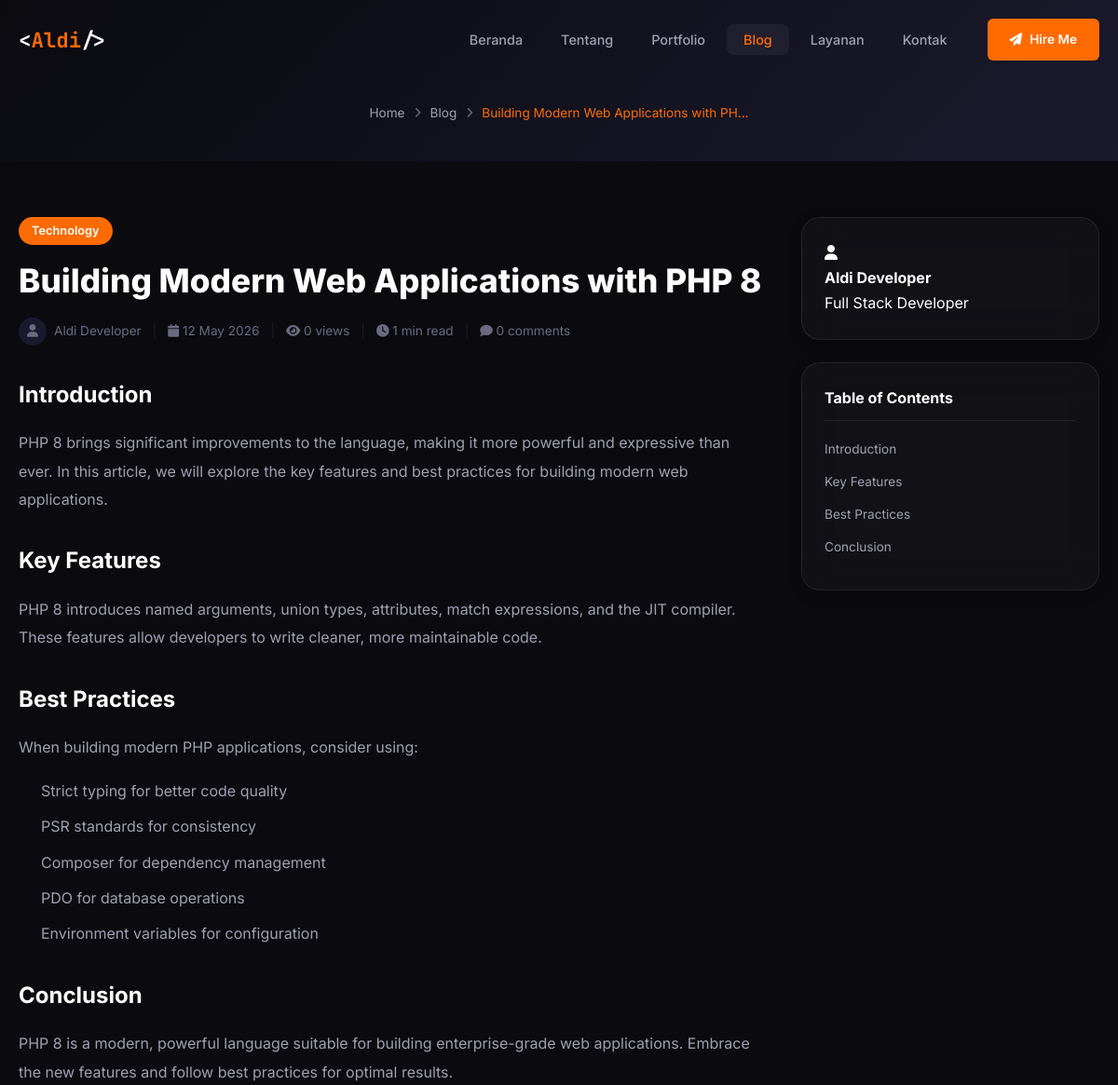
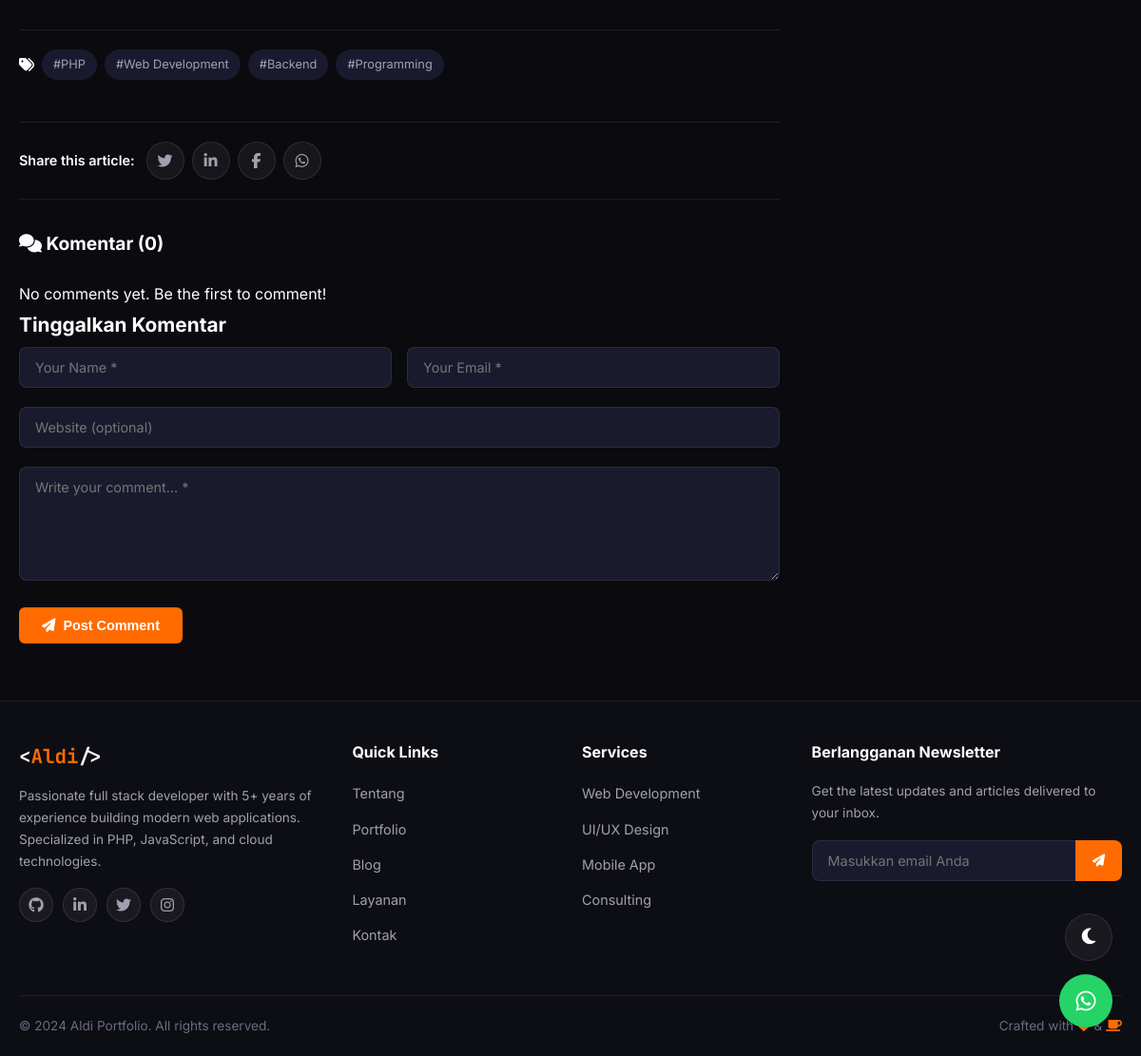
Screenshot of /blog/detail/building-modern-web-applications-php-8 with the database file from the repository (2 pictures, top to bottom).
### tables this page shows
CREATE TABLE IF NOT EXISTS `blogs` (
    `id` INT UNSIGNED AUTO_INCREMENT PRIMARY KEY,
    `category_id` INT UNSIGNED DEFAULT NULL,
    `user_id` INT UNSIGNED DEFAULT NULL,
    `title` VARCHAR(200) NOT NULL,
    `slug` VARCHAR(220) NOT NULL UNIQUE,
    `excerpt` VARCHAR(500) DEFAULT NULL,
    `content` LONGTEXT NOT NULL,
    `thumbnail` VARCHAR(255) DEFAULT NULL,
    `tags` VARCHAR(500) DEFAULT NULL,
    `meta_title` VARCHAR(200) DEFAULT NULL,
    `meta_description` VARCHAR(300) DEFAULT NULL,
    `status` ENUM('draft', 'published', 'archived') DEFAULT 'draft',
    `is_featured` TINYINT(1) DEFAULT 0,
    `views` INT UNSIGNED DEFAULT 0,
    `published_at` DATETIME DEFAULT NULL,
    `created_at` TIMESTAMP DEFAULT CURRENT_TIMESTAMP,
    `updated_at` TIMESTAMP DEFAULT CURRENT_TIMESTAMP ON UPDATE CURRENT_TIMESTAMP,
    FOREIGN KEY (`category_id`) REFERENCES `categories`(`id`) ON DELETE SET NULL,
    FOREIGN KEY (`user_id`) REFERENCES `users`(`id`) ON DELETE SET NULL
);

CREATE TABLE IF NOT EXISTS `categories` (
    `id` INT UNSIGNED AUTO_INCREMENT PRIMARY KEY,
    `name` VARCHAR(100) NOT NULL,
    `slug` VARCHAR(120) NOT NULL UNIQUE,
    `type` ENUM('project', 'blog') NOT NULL DEFAULT 'project',
    `description` TEXT DEFAULT NULL,
    `color` VARCHAR(7) DEFAULT '#0066ff',
    `icon` VARCHAR(50) DEFAULT NULL,
    `sort_order` INT DEFAULT 0,
    `is_active` TINYINT(1) DEFAULT 1,
    `created_at` TIMESTAMP DEFAULT CURRENT_TIMESTAMP
);

CREATE TABLE IF NOT EXISTS `users` (
    `id` INT UNSIGNED AUTO_INCREMENT PRIMARY KEY,
    `username` VARCHAR(50) NOT NULL UNIQUE,
    `email` VARCHAR(100) NOT NULL UNIQUE,
    `password` VARCHAR(255) NOT NULL,
    `full_name` VARCHAR(100) NOT NULL,
    `avatar` VARCHAR(255) DEFAULT NULL,
    `role` ENUM('admin', 'editor') DEFAULT 'admin',
    `is_active` TINYINT(1) DEFAULT 1,
    `login_attempts` INT DEFAULT 0,
    `locked_until` DATETIME DEFAULT NULL,
    `last_login` DATETIME DEFAULT NULL,
    `remember_token` VARCHAR(255) DEFAULT NULL,
    `created_at` TIMESTAMP DEFAULT CURRENT_TIMESTAMP,
    `updated_at` TIMESTAMP DEFAULT CURRENT_TIMESTAMP ON UPDATE CURRENT_TIMESTAMP
);

### pages/blog-detail.php (the view, shortened to what the rows shown need)
<?php
$slug = get('slug') ?: '';
try {
    $post = db()->fetch(
        "SELECT b.*, c.name as category_name, c.slug as category_slug, u.full_name as author_name, u.avatar as author_avatar
         FROM blogs b
         LEFT JOIN categories c ON b.category_id = c.id
         LEFT JOIN users u ON b.user_id = u.id
         WHERE b.slug = ? AND b.status = 'published'",
        [$slug]
    );
} catch (Exception $e) {
    $post = null;
}
try {
    $comments = db()->fetchAll(
        "SELECT * FROM comments WHERE blog_id = ? AND is_approved = 1 AND parent_id IS NULL ORDER BY created_at DESC",
        [$post['id']]
    );
    $commentCount = db()->count('comments', 'blog_id = ? AND is_approved = 1', [$post['id']]);
} catch (Exception $e) {
    $comments = [];
    $commentCount = 0;
}
include TEMPLATES_PATH . '/header.php';
?>
<section class="page-header page-header-compact">
    <div class="container">
        <div class="breadcrumb" data-aos="fade-up">
            <a href="<?= baseUrl() ?>">Home</a>
            <span class="separator"><i class="fas fa-chevron-right"></i></span>
            <a href="<?= baseUrl('blog') ?>">Blog</a>
            <span class="separator"><i class="fas fa-chevron-right"></i></span>
            <span class="current"><?= truncateText(xssClean($post['title']), 40) ?></span>
        </div>
    </div>
</section>
<section class="section blog-detail-section">
    <div class="container">
        <div class="blog-detail-layout">
            <article class="blog-detail-main">
                <header class="article-header" data-aos="fade-up">
                    <a href="<?= baseUrl('blog?category=' . $post['category_slug']) ?>" class="article-category">
                        <?= xssClean($post['category_name'] ?? 'Article') ?>
                    </a>
                    <h1 class="article-title"><?= xssClean($post['title']) ?></h1>
                    <div class="article-meta">
                        <div class="author-info">
                            <div class="author-avatar-small">
                                <?php if (!empty($post['author_avatar'])): ?>
                                <img src="<?= uploadUrl($post['author_avatar']) ?>" alt="<?= xssClean($post['author_name']) ?>">
                                <?php else: ?>
                                <i class="fas fa-user"></i>
                                <?php endif; ?>
                            </div>
                            <span><?= xssClean($post['author_name'] ?? 'Admin') ?></span>
                        </div>
                        <span class="meta-separator">|</span>
                        <span><i class="fas fa-calendar"></i> <?= formatDate($post['published_at'], 'd M Y') ?></span>
                        <span class="meta-separator">|</span>
                        <span><i class="fas fa-eye"></i> <?= formatNumber($post['views']) ?> views</span>
                        <span class="meta-separator">|</span>
                        <span><i class="fas fa-clock"></i> <?= readingTime($post['content']) ?> min read</span>
                        <span class="meta-separator">|</span>
                        <span><i class="fas fa-comment"></i> <?= $commentCount ?> comments</span>
                    </div>
                </header>
                <div class="article-content" data-aos="fade-up">
                    <?= $post['content'] ?>
                </div>
                <?php if (!empty($post['tags'])): ?>
                <div class="article-tags" data-aos="fade-up">
                    <i class="fas fa-tags"></i>
                    <?php foreach (explode(',', $post['tags']) as $tag): ?>
                    <a href="<?= baseUrl('blog?tag=' . urlencode(trim($tag))) ?>" class="tag-item">
                        #<?= xssClean(trim($tag)) ?>
                    </a>
                    <?php endforeach; ?>
                </div>
                <?php endif; ?>
                <div class="article-share" data-aos="fade-up">
                    <span class="share-label">Share this article:</span>
                    <div class="share-buttons">
                        <a href="https://twitter.com/intent/tweet?url=<?= urlencode(baseUrl('blog/detail/' . $post['slug'])) ?>&text=<?= urlencode($post['title']) ?>"
                           target="_blank" class="share-btn twitter"><i class="fab fa-twitter"></i></a>
                        <a href="https://www.linkedin.com/sharing/share-offsite/?url=<?= urlencode(baseUrl('blog/detail/' . $post['slug'])) ?>"
                           target="_blank" class="share-btn linkedin"><i class="fab fa-linkedin-in"></i></a>
                        <a href="https://www.facebook.com/sharer/sharer.php?u=<?= urlencode(baseUrl('blog/detail/' . $post['slug'])) ?>"
                           target="_blank" class="share-btn facebook"><i class="fab fa-facebook-f"></i></a>
                        <a href="https://wa.me/?text=<?= urlencode($post['title'] . ' - ' . baseUrl('blog/detail/' . $post['slug'])) ?>"
                           target="_blank" class="share-btn whatsapp"><i class="fab fa-whatsapp"></i></a>
                    </div>
                </div>
                <div class="comments-section" id="comments" data-aos="fade-up">
                    <h3 class="comments-title">
                        <i class="fas fa-comments"></i> <?= lang('blog_comments') ?> (<?= $commentCount ?>)
                    </h3>
                    <div class="comments-list">
                        <?php if (empty($comments)): ?>
                        <p class="no-comments">No comments yet. Be the first to comment!</p>
                        <?php endif; ?>
                    </div>
                    <div class="comment-form-wrapper">
                        <h4 class="form-title"><?= lang('blog_leave_comment') ?></h4>
                        <form class="comment-form" id="comment-form" data-blog-id="<?= $post['id'] ?>">
                            <div class="form-row">
                                <div class="form-group">
                                    <input type="text" name="name" placeholder="Your Name *" required>
                                </div>
                                <div class="form-group">
                                    <input type="email" name="email" placeholder="Your Email *" required>
                                </div>
                            </div>
                            <div class="form-group">
                                <input type="url" name="website" placeholder="Website (optional)">
                            </div>
                            <div class="form-group">
                                <textarea name="content" rows="5" placeholder="Write your comment... *" required></textarea>
                            </div>
                            <button type="submit" class="btn btn-primary">
                                <i class="fas fa-paper-plane"></i> Post Comment
                            </button>
                        </form>
                    </div>
                </div>
            </article>
            <aside class="blog-sidebar">
                <div class="sidebar-widget glass author-widget" data-aos="fade-left">
                    <div class="author-card">
                        <div class="author-avatar-large">
                            <?php if (!empty($post['author_avatar'])): ?>
                            <img src="<?= uploadUrl($post['author_avatar']) ?>" alt="<?= xssClean($post['author_name']) ?>">
                            <?php else: ?>
                            <i class="fas fa-user"></i>
                            <?php endif; ?>
                        </div>
                        <h4><?= xssClean($post['author_name'] ?? 'Admin') ?></h4>
                        <p><?= getSetting('owner_title', 'Full Stack Developer') ?></p>
                    </div>
                </div>
                <div class="sidebar-widget glass toc-widget" data-aos="fade-left" data-aos-delay="100">
                    <h3 class="widget-title">Table of Contents</h3>
                    <nav class="toc-nav" id="toc-nav"></nav>
                </div>
            </aside>
        </div>
    </div>
</section>
<?php include TEMPLATES_PATH . '/footer.php'; ?>

### rows the page displays
blogs: title "Building Modern Web Applications with PH...", category.name "Technology", title "Building Modern Web Applications with PHP 8", user.full_name "Aldi Developer", published_at "12 May 2026", views "0", content "1", content "Introduction PHP 8 brings significant improvements to the language, making it more powerful and expressive than ever. In this article, we will explore the key features and best practices for building modern web applications. Key Features PHP 8 introduces named arguments, union types, attributes, match expressions, and the JIT compiler. These features allow developers to write cleaner, more maintainable code. Best Practices When building modern PHP applications, consider using: Strict typing for better code quality PSR standards for consistency Composer for dependency management PDO for database operations Environment variables for configuration Conclusion PHP 8 is a modern, powerful…", tags "PHP", tags "Web Development", tags "Backend", tags "Programming"

### other values shown
getSetting('owner_name', 'Aldi') "Aldi"
lang('nav_home') "Beranda"
lang('nav_about') "Tentang"
lang('nav_portfolio') "Portfolio"
lang('nav_blog') "Blog"
lang('nav_services') "Layanan"
lang('nav_contact') "Kontak"
$commentCount "0"
lang('blog_comments') "Komentar"
lang('blog_leave_comment') "Tinggalkan Komentar"
getSetting('owner_title', 'Full Stack Developer') "Full Stack Developer"
lang('footer_newsletter') "Berlangganan Newsletter"
